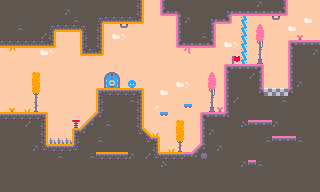

This game map was drawn from its Tiled (.tmx) file and the tilesets committed beside it. A one-line description and the trimmed map source follow:
An orthogonal 40x24 tile map with 8x8 px tiles, 1 tile layer (tiles) and 24 objects (Door Entrance).

<map version="1.10" tiledversion="1.11.0" orientation="orthogonal" renderorder="right-down" width="40" height="24" tilewidth="8" tileheight="8" infinite="0" nextlayerid="3" nextobjectid="30">
 <tileset firstgid="1" name="tilemap_packed" tilewidth="8" tileheight="8" tilecount="150" columns="15">
  <image source="tilemap_packed.png" width="120" height="80" />
  <tile id="75">
   <objectgroup draworder="index" id="5">
    <object id="4" x="0" y="2">
     <properties>
      <property name="collider" type="bool" value="true" />
     </properties>
     <polygon points="0,0 8,0 8,6 0,6" />
    </object>
   </objectgroup>
  </tile>
  <tile id="88">
   <properties>
    <property name="coin" type="bool" value="true" />
   </properties>
   <objectgroup draworder="index" id="2">
    <object id="1" x="2" y="2">
     <properties>
      <property name="collider" type="bool" value="true" />
     </properties>
     <polygon points="0,0 0,4 4,4 4,0" />
    </object>
   </objectgroup>
  </tile>
  <tile id="97">
   <objectgroup draworder="index" id="2">
    <object id="1" x="0" y="2">
     <properties>
      <property name="collider" type="bool" value="true" />
     </properties>
     <polygon points="0,0 2,-2 6,-2 8,0 8,4 6,6 2,6 0,4" />
    </object>
   </objectgroup>
  </tile>
 </tileset>
 <layer id="1" name="tiles" width="40" height="24">
  <data>[960 cells, 960 non-empty, 57 distinct tile ids]</data>
 </layer>
 <objectgroup id="2" name="sample_colliders">
  <object id="2" gid="89" x="16" y="104" width="8" height="8" />
  <object id="4" name="Door Entrance" x="104" y="72" width="16" height="16">
   <properties>
    <property name="door" type="bool" value="true" />
    <property name="is_locked" type="bool" value="true" />
   </properties>
  </object>
  <object id="5" gid="89" x="72" y="112" width="8" height="8" />
  <object id="6" gid="89" x="136" y="80" width="8" height="8" />
  <object id="7" gid="89" x="184" y="104" width="8" height="8" />
  <object id="8" gid="89" x="160" y="112" width="8" height="8" />
  <object id="9" gid="89" x="272" y="32" width="8" height="8" />
  <object id="15" x="0" y="112" width="48" height="80" />
  <object id="16" x="48" y="144" width="24" height="48" />
  <object id="18" x="72" y="128" width="72" height="64" />
  <object id="19" x="144" y="152" width="176" height="40" />
  <object id="20" x="200" y="112" width="120" height="40" />
  <object id="21" x="224" y="64" width="40" height="48" />
  <object id="22" x="288" y="40" width="32" height="72" />
  <object id="23" x="264" y="88" width="24" height="24" />
  <object id="24" x="144" y="136" width="16" height="16" />
  <object id="25" x="96" y="88" width="48" height="40" />
  <object id="26" x="80" y="128">
   <polygon points="0,0 16,-16 16,0" />
  </object>
  <object id="27" x="144" y="128">
   <polygon points="0,0 8,8 0,8" />
  </object>
  <object id="28" x="192" y="152">
   <polygon points="0,0 8,-8 8,0" />
  </object>
  <object id="29" x="80" y="32" width="24" height="24" />
 </objectgroup>
</map>
